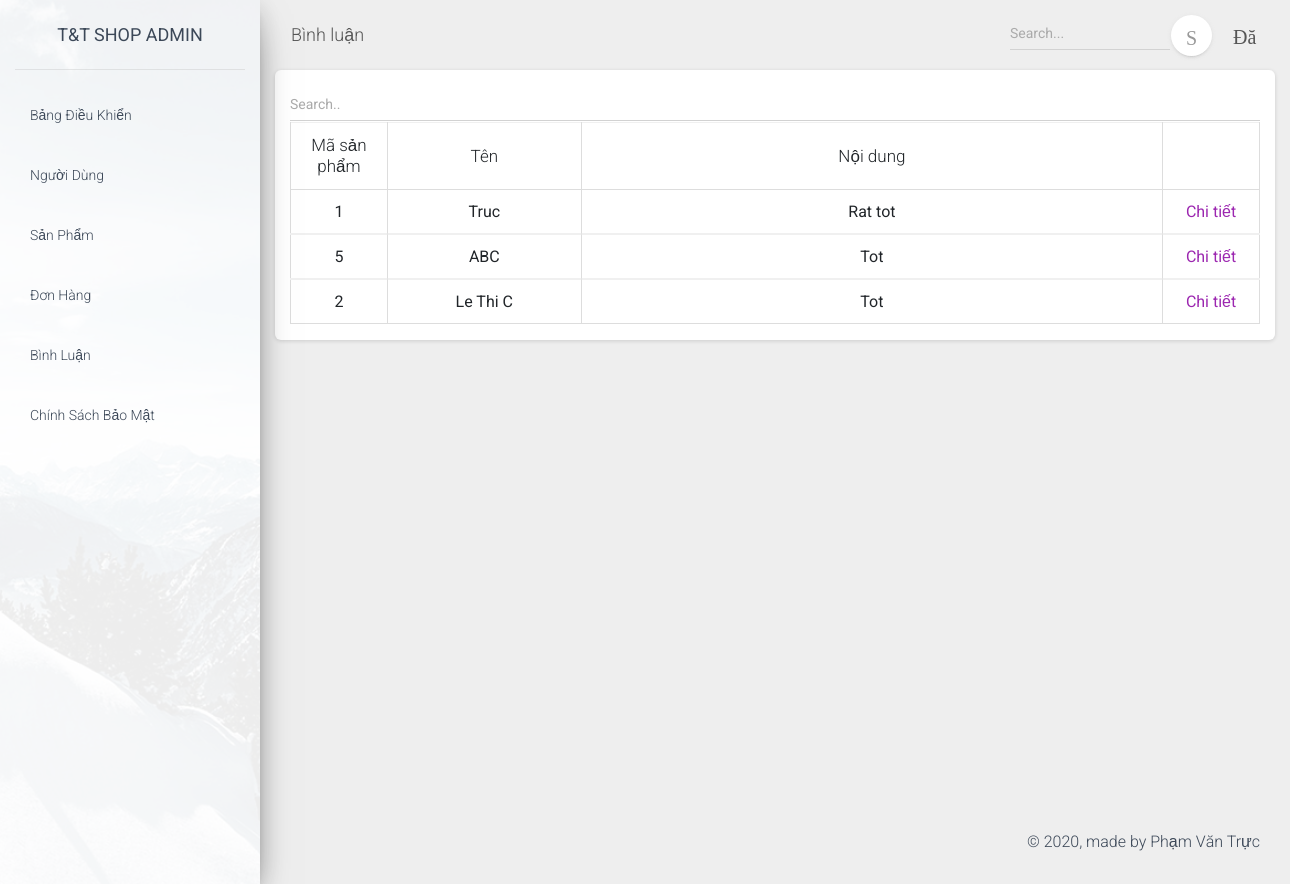
/quan_tri/index.php?menu=binh_luan (signed in), run on the app's committed database.
### tables this page shows
CREATE TABLE `binh_luan` (
  `id` int(11) NOT NULL,
  `masp` int(11) DEFAULT NULL,
  `nickname` varchar(80) DEFAULT NULL,
  `noi_dung` varchar(100) DEFAULT NULL,
  `ngay_bl` timestamp NULL DEFAULT current_timestamp()
);

### quan_tri/chuc_nang/quan_tri/binh_luan.php (the view, shortened to what this page needs)
<?php
include('../connect.php');
?>
<link rel="stylesheet" href="https://maxcdn.bootstrapcdn.com/bootstrap/4.4.1/css/bootstrap.min.css">
<script src="https://ajax.googleapis.com/ajax/libs/jquery/3.4.1/jquery.min.js"></script><link rel="stylesheet" href="https://maxcdn.bootstrapcdn.com/bootstrap/4.4.1/css/bootstrap.min.css">
<link rel="stylesheet" href="https://maxcdn.bootstrapcdn.com/font-awesome/latest/css/font-awesome.min.css">
<link href="../assets/css/material-dashboard.css?v=2.1.2" rel="stylesheet" />
<link href="../assets/demo/demo.css" rel="stylesheet" />
<nav class="navbar navbar-expand-lg navbar-transparent navbar-absolute fixed-top ">
    <div class="container-fluid">
        <div class="navbar-wrapper">
            <a class="navbar-brand" href="javascript:;">Bình luận</a>
        </div>
        <div class="collapse navbar-collapse justify-content-end">
            <form class="navbar-form">
                <div class="input-group no-border">
                    <input type="text" value="" class="form-control" placeholder="Search...">
                    <button type="submit" class="btn btn-white btn-round btn-just-icon">
                        <i class="material-icons">S</i>
                    </button>
                </div>
            </form>
            <ul class="navbar-nav">
                <li class="nav-item dropdown">
                    <a class="nav-link" href="javascript:;" id="navbarDropdownProfile" data-toggle="dropdown" aria-haspopup="true" aria-expanded="false">
                        <i class="material-icons">Đăng xuất</i>
                    </a>
                </li>
            </ul>
        </div>
    </div>
</nav>
<div class="content" style="padding-top: 0;">
    <div class="card">
        <div class="container mt-3">
            <input class="form-control" id="myInput" type="text" placeholder="Search..">
            <table class="table table-bordered">
        <thead>
            <tr>
                <th style="width: 10%;">Mã sản phẩm</th>
                <th style="width: 20%;">Tên</th>
                <th>Nội dung</th>
                <th style="width: 10%;"></th>
            </tr>
        </thead>
        <?php
    $sl = "select * from binh_luan";
    $exec = mysqli_query($connect, $sl);
    while ($row = mysqli_fetch_array($exec)) {
        ?>
        <tbody id="myTable">
            <tr>
                <td><?php echo $row['masp']; ?></td>
                <td><?php echo $row['nickname']; ?></td>
                <td><?php echo $row['noi_dung']; ?></td>
                <td><a href="?menu=chi_tiet&masp=<?php echo $row['masp']; ?>">Chi tiết</a></td>
            </tr>
        </tbody>
        <?php } ?>
    </table>
        </div>
    </div>
</div>

### quan_tri/chuc_nang/quan_tri/binh_luan.php (style rules this page uses)
th, tr, td { text-align: center; }
thead { text-align: center; }

### data on the page
binh_luan: masp "1", nickname "Truc", noi_dung "Rat tot"
binh_luan: masp "5", nickname "ABC", noi_dung "Tot"
binh_luan: masp "2", nickname "Le Thi C", noi_dung "Tot"
